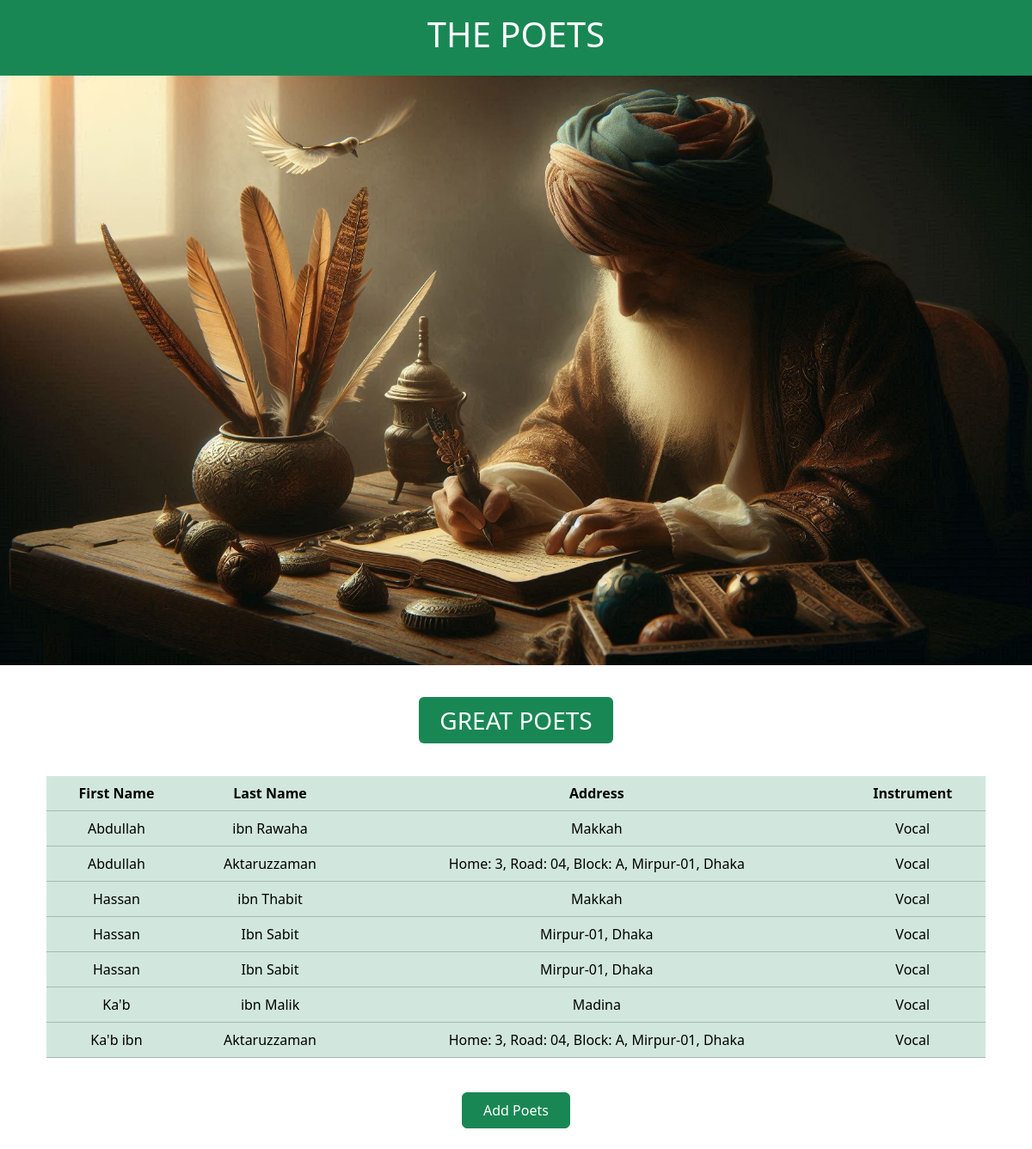
The page / on the database its author committed.
### poetry/models.py (models this page shows, shortened)
class Poetry(models.Model):
    first_name = models.CharField(max_length=100)
    last_name = models.CharField(max_length=100)
    address = models.CharField(max_length=100)
    instrument = models.CharField(max_length=100)

### poetry/views.py (the view)
# urls.py: path('', views.index, name='index'),
def index(request):
    poetry_list = Poetry.objects.order_by('first_name')
    diction = {
        "title": "The poets",
        "poetry_list": poetry_list
    }
    return render(request, 'poetry/index.html', context=diction)

### templates/poetry/index.html (shortened to what this page needs)
<!DOCTYPE html>
{% load static %}
<html lang="en">
<head>
    <link rel="stylesheet" href="https://cdnjs.cloudflare.com/ajax/libs/bootstrap/5.3.3/css/bootstrap.min.css"/>
    <link rel="stylesheet" href="{% static 'poetry/css/style.css' %}">
</head>
<body>
    <div class="container-fuid text-bg-success text-uppercase fw-bold">
       <div class="container m-auto">
            <div class="row">
                <div class="col-12 text-center py-3">
                    <h1>{{ title }}</h1>
                </div>
            </div>
       </div>
    </div>
    <div class="container-fuid text-bg-info text-uppercase fw-bold">
        <img class="img-fluid" src="{% static 'poetry/images/image.jpeg' %}" alt="">
     </div>
     <div class="container mt-5">
        <div class="row mb-5">
            <div class="col-12 text-center">
                <h3 class="text-uppercase d-inline text-bg-success p-2 px-4 rounded">Great Poets</h3>
            </div>
        </div>
        <div class="row tableSection">
            <div class="col-12">
                <div class="text-center">
                    <table class="table table-success">
                        <thead>
                          <tr>
                            <th scope="col">First Name</th>
                            <th scope="col">Last Name</th>
                            <th scope="col">Address</th>
                            <th scope="col">Instrument</th>
                          </tr>
                        </thead>
                        <tbody>
                          {% for poetry in poetry_list%}
                            <tr>
                                <td>{{poetry.first_name}}</td>
                                <td>{{poetry.last_name}}</td>
                                <td>{{poetry.address}}</td>
                                <td>{{poetry.instrument}}</td>
                            </tr>
                          {% endfor %}
                        </tbody>
                      </table>
                </div>
            </div>
        </div>
     </div>
     <div class="container my-4">
        <div class="row">
            <div class="col-12 text-center">
                <div class="div">
                    <a class="btn btn-success px-4 py-2" href="{% url 'poetry:form'%}">Add Poets</a>
                </div>
            </div>
        </div>
     </div>
</body>
</html>

### static/poetry/css/style.css (style rules this page uses)
img { width: 100%; height: 200px; }
.tableSection { margin: auto; }

### rows shown on the page
Poetry: first_name "Abdullah", last_name "ibn Rawaha", address "Makkah", instrument "Vocal"
Poetry: first_name "Abdullah", last_name "Aktaruzzaman", address "Home: 3, Road: 04, Block: A, Mirpur-01, Dhaka", instrument "Vocal"
Poetry: first_name "Hassan", last_name "ibn Thabit", address "Makkah", instrument "Vocal"
Poetry: first_name "Hassan", last_name "Ibn Sabit", address "Mirpur-01, Dhaka", instrument "Vocal"
Poetry: first_name "Hassan", last_name "Ibn Sabit", address "Mirpur-01, Dhaka", instrument "Vocal"
Poetry: first_name "Ka'b", last_name "ibn Malik", address "Madina", instrument "Vocal"
Poetry: first_name "Ka'b ibn", last_name "Aktaruzzaman", address "Home: 3, Road: 04, Block: A, Mirpur-01, Dhaka", instrument "Vocal"

### other values the page prints
{{ title }} "THE POETS"
